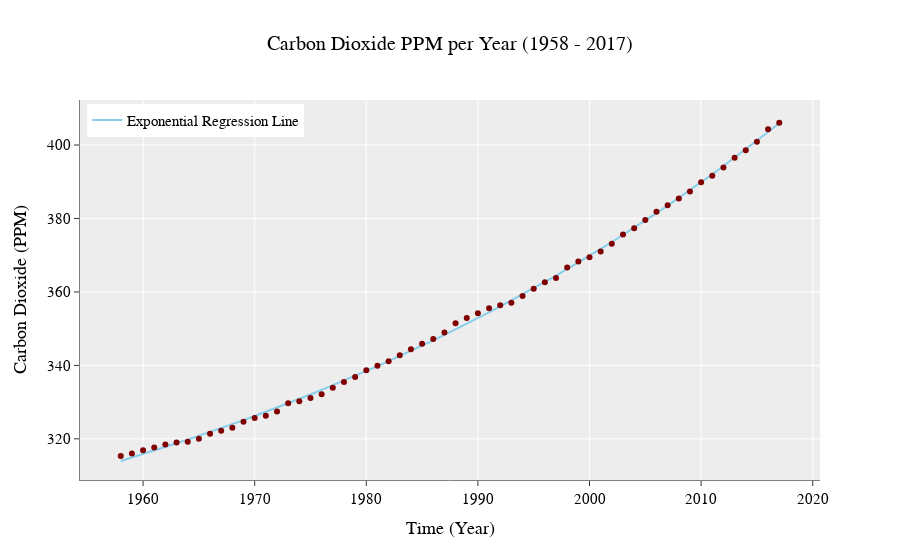

Notebook code for this chart:
### Code cell
fig = go.Figure()
fig.update_layout(title="Carbon Dioxide PPM per Year (1958 - 2017)", title_font_size = 20,
                  font=dict( family="Courier New, monospace", size=15,color="#000000"),
                  template = "ggplot2", hovermode= 'closest', legend=dict(
    yanchor="top",
    y=0.99,
    xanchor="left",
    x=0.01
))
fig.update_xaxes(showline=True, linewidth=1, linecolor='gray', title = 'Time (Year)')
fig.update_yaxes(showline=True, linewidth=1, linecolor='gray', title = 'Carbon Dioxide (PPM)')

fig.add_trace(go.Scatter(x = carbon_year['Year'], y = yy, mode = 'lines',
                         name = 'Exponential Regression Line', marker_color='rgb(135,206,235)'))
fig.add_trace(go.Scatter(x = carbon_year['Year'], y = carbon_year['Carbon Dioxide (ppm)'], mode = 'markers',
                         showlegend=False, marker_color='rgb(128, 0, 0)'))

pio.write_image(fig, "images/fig3.png", width=5*200, height=2*200, scale=.75)
fig

### Figure 1 — Plotly figure (JSON) as saved in the notebook; plotly's stock layout.template omitted (floating-point values rounded to 4 significant figures)
{"data": [{"marker": {"color": "rgb(135,206,235)"}, "mode": "lines", "name": "Exponential Regression Line", "type": "scatter", "x": [1958, 1959, 1960, 1961, 1962, 1963, 1964, 1965, 1966, 1967, 1968, 1969, 1970, 1971, 1972, 1973, 1974, 1975, 1976, 1977, 1978, 1979, 1980, 1981, 1982, 1983, 1984, 1985, 1986, 1987, 1988, 1989, 1990, 1991, 1992, 1993, 1994, 1995, 1996, 1997, 1998, 1999, 2000, 2001, 2002, 2003, 2004, 2005, 2006, 2007, 2008, 2009, 2010, 2011, 2012, 2013, 2014, 2015, 2016, 2017], "y": [314.0, 314.9, 315.8, 316.8, 317.8, 318.8, 319.8, 320.8, 321.9, 322.9, 324.0, 325.1, 326.2, 327.4, 328.5, 329.7, 330.9, 332.1, 333.3, 334.6, 335.8, 337.1, 338.5, 339.8, 341.1, 342.5, 343.9, 345.4, 346.8, 348.3, 349.8, 351.3, 352.9, 354.4, 356.0, 357.7, 359.3, 361.0, 362.7, 364.5, 366.2, 368.0, 369.9, 371.7, 373.6, 375.5, 377.5, 379.4, 381.5, 383.5, 385.6, 387.7, 389.9, 392.1, 394.3, 396.5, 398.8, 401.2, 403.6, 406.0]}, {"marker": {"color": "rgb(128, 0, 0)"}, "mode": "markers", "showlegend": false, "type": "scatter", "x": [1958, 1959, 1960, 1961, 1962, 1963, 1964, 1965, 1966, 1967, 1968, 1969, 1970, 1971, 1972, 1973, 1974, 1975, 1976, 1977, 1978, 1979, 1980, 1981, 1982, 1983, 1984, 1985, 1986, 1987, 1988, 1989, 1990, 1991, 1992, 1993, 1994, 1995, 1996, 1997, 1998, 1999, 2000, 2001, 2002, 2003, 2004, 2005, 2006, 2007, 2008, 2009, 2010, 2011, 2012, 2013, 2014, 2015, 2016, 2017], "y": [315.3, 316.0, 316.9, 317.6, 318.5, 319.0, 319.2, 320.0, 321.4, 322.2, 323.0, 324.6, 325.7, 326.3, 327.5, 329.7, 330.2, 331.2, 332.2, 333.9, 335.5, 336.9, 338.7, 339.9, 341.1, 342.8, 344.4, 345.9, 347.2, 348.9, 351.5, 352.9, 354.2, 355.6, 356.4, 357.0, 358.9, 360.9, 362.6, 363.8, 366.6, 368.3, 369.5, 371.0, 373.1, 375.6, 377.4, 379.6, 381.8, 383.6, 385.4, 387.4, 389.9, 391.6, 393.9, 396.6, 398.6, 400.9, 404.3, 406.1]}], "layout": {"autosize": true, "font": {"color": "#000000", "family": "Courier New, monospace", "size": 15}, "hovermode": "closest", "legend": {"x": 0.01, "xanchor": "left", "y": 0.99, "yanchor": "top"}, "title": {"font": {"size": 20}, "text": "Carbon Dioxide PPM per Year (1958 - 2017)"}, "xaxis": {"autorange": true, "linecolor": "gray", "linewidth": 1, "range": [1955.0, 2020.0], "showline": true, "title": {"text": "Time (Year)"}, "type": "linear"}, "yaxis": {"autorange": true, "linecolor": "gray", "linewidth": 1, "range": [307.8, 413.6], "showline": true, "title": {"text": "Carbon Dioxide (PPM)"}, "type": "linear"}}}
